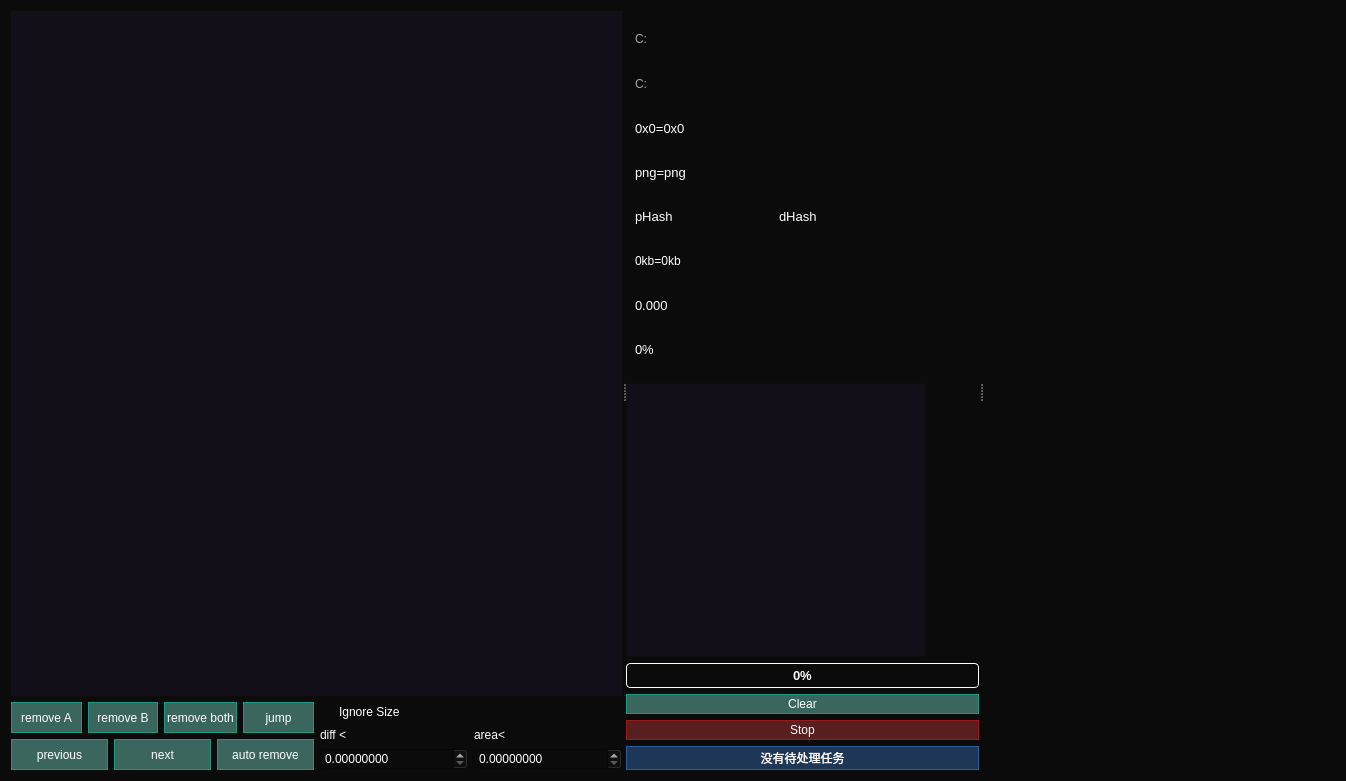
<?xml version="1.0" encoding="UTF-8"?>
<ui version="4.0">
 <class>ImageDeduplicateWindow</class>
 <widget class="QWidget" name="ImageDeduplicateWindow">
  <property name="geometry">
   <rect>
    <x>0</x>
    <y>0</y>
    <width>1346</width>
    <height>781</height>
   </rect>
  </property>
  <property name="windowTitle">
   <string>Form</string>
  </property>
  <property name="styleSheet">
   <string notr="true">/* 底色只挂在窗口自己身上,不再写成 QWidget{...}:
   面板(midWidget/sideWidget/info_widget)、QSplitter、QLabel 都不再自己画底,
   统一透出窗口底色 -&gt; A/B 提示色只要一条窗口规则就能整片生效,
   而且不会像裸声明那样把下面 QPushButton 的规则一起盖掉。 */
QWidget{
	background-color: rgb(11, 11, 11);
	color:white;
}
/* A/B 侧提示色:由 C++ 改动态属性 abSide(updateWindowTitleAndBackground),
   这里用属性筛选器匹配。注意 QSS 不会因属性变化自动重算,改完属性要 unpolish/polish。 */
QWidget#ImageDeduplicateWindow[abSide=&quot;A&quot;]{
	background-color: rgb(40, 40, 40);
}
QWidget#ImageDeduplicateWindow[abSide=&quot;B&quot;]{
	background-color: rgb(30, 30, 30);
}
/* 显示控件是自绘的(空图、图片留白边都是拿 palette().window() 填的),不吃上面的祖先规则,
   得单独给它一条;改属性时 C++ 里会一并 repolish(见 updateWindowTitleAndBackground)。 */
QWidget#img_display_widget{
	background-color: rgb(18, 15, 25);
}
QWidget#ImageDeduplicateWindow[abSide=&quot;A&quot;] QWidget#img_display_widget{
	background-color: rgb(40, 40, 40);
}
QWidget#ImageDeduplicateWindow[abSide=&quot;B&quot;] QWidget#img_display_widget{
	background-color: rgb(30, 30, 30);
}
QPushButton{
	color:white;
	background-color: rgb(59, 102, 93);
	border:1px solid rgb(26, 153, 132);
	padding: 2px 2px;
}
QPushButton:hover{
	background-color: rgb(85, 170, 127);
	border-color: qlineargradient(spread:pad, x1:0, y1:0, x2:1, y2:1, stop:0 rgba(0, 170, 0, 255), stop:1 rgba(165, 255, 69, 255));
}
QPushButton:disabled {
    color: rgb(160, 160, 160);
    background-color: rgb(65, 76, 73);
    border: 1px solid rgb(90, 105, 100);
}</string>
  </property>
  <layout class="QHBoxLayout" name="horizontalLayout_5">
   <item>
    <widget class="QSplitter" name="splitter">
     <property name="orientation">
      <enum>Qt::Orientation::Horizontal</enum>
     </property>
     <widget class="QWidget" name="midWidget" native="true">
      <layout class="QVBoxLayout" name="verticalLayout_2">
       <item>
        <widget class="DedupImageDisplayWidget" name="img_display_widget" native="true">
         <property name="sizePolicy">
          <sizepolicy hsizetype="Expanding" vsizetype="Expanding">
           <horstretch>0</horstretch>
           <verstretch>0</verstretch>
          </sizepolicy>
         </property>
        </widget>
       </item>
       <item>
        <layout class="QHBoxLayout" name="horizontalLayout_4">
         <item>
          <layout class="QVBoxLayout" name="verticalLayout_6">
           <item>
            <layout class="QHBoxLayout" name="horizontalLayout">
             <item>
              <widget class="QPushButton" name="btn_rm_a">
               <property name="sizePolicy">
                <sizepolicy hsizetype="Minimum" vsizetype="Minimum">
                 <horstretch>0</horstretch>
                 <verstretch>0</verstretch>
                </sizepolicy>
               </property>
               <property name="text">
                <string>remove A</string>
               </property>
              </widget>
             </item>
             <item>
              <widget class="QPushButton" name="btn_rm_b">
               <property name="sizePolicy">
                <sizepolicy hsizetype="Minimum" vsizetype="Minimum">
                 <horstretch>0</horstretch>
                 <verstretch>0</verstretch>
                </sizepolicy>
               </property>
               <property name="text">
                <string>remove B</string>
               </property>
              </widget>
             </item>
             <item>
              <widget class="QPushButton" name="btn_rm_both">
               <property name="sizePolicy">
                <sizepolicy hsizetype="Minimum" vsizetype="Minimum">
                 <horstretch>0</horstretch>
                 <verstretch>0</verstretch>
                </sizepolicy>
               </property>
               <property name="text">
                <string>remove both</string>
               </property>
              </widget>
             </item>
             <item>
              <widget class="QPushButton" name="btn_jmp">
               <property name="sizePolicy">
                <sizepolicy hsizetype="Minimum" vsizetype="Minimum">
                 <horstretch>0</horstretch>
                 <verstretch>0</verstretch>
                </sizepolicy>
               </property>
               <property name="text">
                <string>jump</string>
               </property>
              </widget>
             </item>
            </layout>
           </item>
           <item>
            <layout class="QHBoxLayout" name="horizontalLayout_2">
             <item>
              <widget class="QPushButton" name="btn_previous">
               <property name="sizePolicy">
                <sizepolicy hsizetype="Minimum" vsizetype="Minimum">
                 <horstretch>0</horstretch>
                 <verstretch>0</verstretch>
                </sizepolicy>
               </property>
               <property name="text">
                <string>previous</string>
               </property>
              </widget>
             </item>
             <item>
              <widget class="QPushButton" name="btn_next">
               <property name="sizePolicy">
                <sizepolicy hsizetype="Minimum" vsizetype="Preferred">
                 <horstretch>0</horstretch>
                 <verstretch>0</verstretch>
                </sizepolicy>
               </property>
               <property name="text">
                <string>next</string>
               </property>
              </widget>
             </item>
             <item>
              <widget class="QPushButton" name="btn_auto_rm">
               <property name="sizePolicy">
                <sizepolicy hsizetype="Minimum" vsizetype="Minimum">
                 <horstretch>0</horstretch>
                 <verstretch>0</verstretch>
                </sizepolicy>
               </property>
               <property name="text">
                <string>auto remove</string>
               </property>
              </widget>
             </item>
            </layout>
           </item>
          </layout>
         </item>
         <item>
          <layout class="QVBoxLayout" name="verticalLayout_5">
           <item>
            <layout class="QHBoxLayout" name="horizontalLayout_6">
             <item>
              <widget class="QCheckBox" name="cb_IgnoreSize">
               <property name="styleSheet">
                <string notr="true">color: rgb(255, 255, 255);</string>
               </property>
               <property name="toolTip">
                <string>像素完全相同(像素差异 == 0)的那些对,留哪一份由它决定。
folder deduplicate 的自动移动和 auto remove 按钮都按这个来。

不勾:按文件大小判,保留较小的那个 —— 较大的那份只可能
是多带了冗余信息或被重新编码过。

勾选:固定移除右侧 B(不再比较大小,也不看合集方向);
像素有差异的对照旧,只是允许移除比保留侧更大的文件。</string>
               </property>
               <property name="text">
                <string>Ignore Size</string>
               </property>
              </widget>
             </item>
            </layout>
           </item>
           <item>
            <layout class="QHBoxLayout" name="horizontalLayout_3">
             <item>
              <layout class="QVBoxLayout" name="verticalLayout_3">
               <item>
                <widget class="QLabel" name="label">
                 <property name="sizePolicy">
                  <sizepolicy hsizetype="Preferred" vsizetype="Fixed">
                   <horstretch>0</horstretch>
                   <verstretch>0</verstretch>
                  </sizepolicy>
                 </property>
                 <property name="styleSheet">
                  <string notr="true">color: rgb(255, 255, 255);</string>
                 </property>
                 <property name="text">
                  <string>diff &lt;</string>
                 </property>
                </widget>
               </item>
               <item>
                <widget class="QDoubleSpinBox" name="sb_pixdiff">
                 <property name="styleSheet">
                  <string notr="true">color: rgb(255, 255, 255);</string>
                 </property>
                 <property name="decimals">
                  <number>8</number>
                 </property>
                 <property name="minimum">
                  <double>0.000000000000000</double>
                 </property>
                 <property name="singleStep">
                  <double>1.000000000000000</double>
                 </property>
                </widget>
               </item>
              </layout>
             </item>
             <item>
              <layout class="QVBoxLayout" name="verticalLayout_4">
               <item>
                <widget class="QLabel" name="label_2">
                 <property name="sizePolicy">
                  <sizepolicy hsizetype="Preferred" vsizetype="Fixed">
                   <horstretch>0</horstretch>
                   <verstretch>0</verstretch>
                  </sizepolicy>
                 </property>
                 <property name="styleSheet">
                  <string notr="true">color: rgb(255, 255, 255);</string>
                 </property>
                 <property name="text">
                  <string>area&lt;</string>
                 </property>
                </widget>
               </item>
               <item>
                <widget class="QDoubleSpinBox" name="sb_area">
                 <property name="styleSheet">
                  <string notr="true">color: rgb(255, 255, 255);</string>
                 </property>
                 <property name="decimals">
                  <number>8</number>
                 </property>
                </widget>
               </item>
              </layout>
             </item>
            </layout>
           </item>
          </layout>
         </item>
        </layout>
       </item>
      </layout>
     </widget>
     <widget class="QWidget" name="sideWidget" native="true">
      <property name="styleSheet">
       <string notr="true"/>
      </property>
      <layout class="QVBoxLayout" name="verticalLayout" stretch="4,3,0,1,0">
       <item>
        <widget class="QWidget" name="info_widget" native="true">
         <property name="maximumSize">
          <size>
           <width>300</width>
           <height>16777215</height>
          </size>
         </property>
         <layout class="QVBoxLayout" name="verticalLayout_7">
          <item>
           <widget class="QLabel" name="lb_path_a">
            <property name="font">
             <font>
              <pointsize>9</pointsize>
             </font>
            </property>
            <property name="styleSheet">
             <string notr="true">QLabel {
    color: rgb(167, 167, 167);
}

QLabel:hover {
    color: rgb(0, 255, 0);
    text-decoration: underline;
}</string>
            </property>
            <property name="text">
             <string>C:</string>
            </property>
            <property name="wordWrap">
             <bool>true</bool>
            </property>
           </widget>
          </item>
          <item>
           <widget class="QLabel" name="lb_path_b">
            <property name="font">
             <font>
              <pointsize>9</pointsize>
             </font>
            </property>
            <property name="styleSheet">
             <string notr="true">QLabel {
    color: rgb(167, 167, 167);
}

QLabel:hover {
    color: rgb(0, 255, 0);
    text-decoration: underline;
}</string>
            </property>
            <property name="text">
             <string>C:</string>
            </property>
            <property name="wordWrap">
             <bool>true</bool>
            </property>
           </widget>
          </item>
          <item>
           <widget class="QLabel" name="lb_pixel">
            <property name="font">
             <font>
              <pointsize>10</pointsize>
              <bold>false</bold>
             </font>
            </property>
            <property name="styleSheet">
             <string notr="true">color: rgb(255, 255, 255);</string>
            </property>
            <property name="text">
             <string>0x0=0x0</string>
            </property>
           </widget>
          </item>
          <item>
           <widget class="QLabel" name="lb_fmt">
            <property name="font">
             <font>
              <pointsize>10</pointsize>
              <bold>false</bold>
             </font>
            </property>
            <property name="styleSheet">
             <string notr="true">color: rgb(255, 255, 255);</string>
            </property>
            <property name="text">
             <string>png=png</string>
            </property>
           </widget>
          </item>
          <item>
           <layout class="QHBoxLayout" name="horizontalLayout_7">
            <item>
             <widget class="QLabel" name="lb_phash">
              <property name="font">
               <font>
                <pointsize>10</pointsize>
                <bold>false</bold>
               </font>
              </property>
              <property name="styleSheet">
               <string notr="true">color: rgb(255, 255, 255);</string>
              </property>
              <property name="text">
               <string>pHash</string>
              </property>
             </widget>
            </item>
            <item>
             <widget class="QLabel" name="lb_dhash">
              <property name="font">
               <font>
                <pointsize>10</pointsize>
                <bold>false</bold>
               </font>
              </property>
              <property name="styleSheet">
               <string notr="true">color: rgb(255, 255, 255);</string>
              </property>
              <property name="text">
               <string>dHash</string>
              </property>
             </widget>
            </item>
           </layout>
          </item>
          <item>
           <widget class="QLabel" name="lb_size">
            <property name="font">
             <font>
              <pointsize>9</pointsize>
              <bold>false</bold>
             </font>
            </property>
            <property name="styleSheet">
             <string notr="true">color: rgb(255, 255, 255);</string>
            </property>
            <property name="text">
             <string>0kb=0kb</string>
            </property>
           </widget>
          </item>
          <item>
           <widget class="QLabel" name="lb_pix_diff">
            <property name="font">
             <font>
              <pointsize>10</pointsize>
              <bold>false</bold>
             </font>
            </property>
            <property name="styleSheet">
             <string notr="true">color: rgb(255, 255, 255);</string>
            </property>
            <property name="text">
             <string>0.000</string>
            </property>
           </widget>
          </item>
          <item>
           <widget class="QLabel" name="lb_diff_rate">
            <property name="font">
             <font>
              <pointsize>10</pointsize>
              <bold>false</bold>
             </font>
            </property>
            <property name="styleSheet">
             <string notr="true">color: rgb(255, 255, 255);</string>
            </property>
            <property name="text">
             <string>0%</string>
            </property>
           </widget>
          </item>
         </layout>
        </widget>
       </item>
       <item>
        <widget class="QPlainTextEdit" name="pte_log">
         <property name="sizePolicy">
          <sizepolicy hsizetype="Preferred" vsizetype="Preferred">
           <horstretch>0</horstretch>
           <verstretch>0</verstretch>
          </sizepolicy>
         </property>
         <property name="maximumSize">
          <size>
           <width>300</width>
           <height>16777215</height>
          </size>
         </property>
         <property name="styleSheet">
          <string notr="true">color: rgb(255, 255, 255);
background-color: rgb(18, 15, 25);</string>
         </property>
        </widget>
       </item>
       <item>
        <widget class="QProgressBar" name="progressBar">
         <property name="styleSheet">
          <string notr="true">QProgressBar {
    border: 1px solid white;
    border-radius: 4px;
    background-color: transparent;
    color: white;
    font-size: 13px;
    font-weight: bold;
    text-align: center;
}
QProgressBar::chunk {
    background-color: #238a66;
}
QProgressBar[state=&quot;pix_diff_caculating&quot;]{
    background-color: #238a66;
}
QProgressBar[state=&quot;pix_diff_caculating&quot;]::chunk{
    background-color: #91b01f;
}</string>
         </property>
         <property name="value">
          <number>0</number>
         </property>
        </widget>
       </item>
       <item>
        <widget class="QPushButton" name="btn_clear">
         <property name="enabled">
          <bool>true</bool>
         </property>
         <property name="sizePolicy">
          <sizepolicy hsizetype="Preferred" vsizetype="Fixed">
           <horstretch>0</horstretch>
           <verstretch>0</verstretch>
          </sizepolicy>
         </property>
         <property name="minimumSize">
          <size>
           <width>0</width>
           <height>0</height>
          </size>
         </property>
         <property name="text">
          <string>Clear</string>
         </property>
        </widget>
       </item>
       <item>
        <widget class="QPushButton" name="btn_stop">
         <property name="sizePolicy">
          <sizepolicy hsizetype="Preferred" vsizetype="Fixed">
           <horstretch>0</horstretch>
           <verstretch>0</verstretch>
          </sizepolicy>
         </property>
         <property name="minimumSize">
          <size>
           <width>0</width>
           <height>0</height>
          </size>
         </property>
         <property name="styleSheet">
          <string notr="true">QPushButton{
    color:white;
    background-color: rgb(87, 31, 31);
    border:1px solid rgb(153, 26, 26);
	padding: 2px 2px;
}

QPushButton:hover{
    background-color: rgb(164, 36, 36);
    border-color: red;
}</string>
         </property>
         <property name="text">
          <string>Stop</string>
         </property>
        </widget>
       </item>
       <item>
        <widget class="QPushButton" name="btn_next_task">
         <property name="sizePolicy">
          <sizepolicy hsizetype="Preferred" vsizetype="Fixed">
           <horstretch>0</horstretch>
           <verstretch>0</verstretch>
          </sizepolicy>
         </property>
         <property name="minimumSize">
          <size>
           <width>0</width>
           <height>0</height>
          </size>
         </property>
         <property name="styleSheet">
          <string notr="true">QPushButton{
    color:white;
    background-color: rgb(31, 55, 87);
    border:1px solid rgb(46, 92, 153);
    padding: 2px 2px;
}

QPushButton:hover{
    background-color: rgb(43, 79, 124);
    border-color: rgb(90, 150, 220);
}

QPushButton:disabled{
    color: rgb(140, 140, 140);
    background-color: rgb(48, 48, 48);
    border-color: rgb(80, 80, 80);
}</string>
         </property>
         <property name="text">
          <string>没有待处理任务</string>
         </property>
        </widget>
       </item>
      </layout>
     </widget>
     <widget class="DuplicatePairListView" name="pair_list_view">
      <property name="styleSheet">
       <string notr="true">QListView {
    background: transparent;
    color: white;
}

QListView::item:hover {
    background: #261f38;
}

QListView::item:selected {
    background: #1e7d5d;
}

QListView::item:selected:hover {
    background: #23b483;
}

QScrollBar:vertical {
    width: 10px;
    background: transparent;
}

QScrollBar::handle:vertical {
    background: rgb(59, 102, 93);
    min-height: 20px;
}

QScrollBar::add-line:vertical,
QScrollBar::sub-line:vertical {
    height: 0px;
}

QScrollBar::add-page:vertical,
QScrollBar::sub-page:vertical {
    background: transparent;
}

QScrollBar:horizontal {
    height: 10px;
    background: transparent;
}

QScrollBar::handle:horizontal {
    background: rgb(59, 102, 93);
    min-width: 20px;
}

QScrollBar::add-line:horizontal,
QScrollBar::sub-line:horizontal {
    width: 0px;
}

QScrollBar::add-page:horizontal,
QScrollBar::sub-page:horizontal {
    background: transparent;
}
QMenu {
    background-color: #000000;
    color: #cacaca;
    border: 1px solid #383838;
    border-radius: 2px;
    padding: 2px;
}

QMenu::item {
    padding: 8px 28px;
    border-radius: 4px;
    background-color: transparent;
}

QMenu::item:selected {
    background-color: #202538;
    color: white;
}

QMenu::item:disabled {
    color: #777D89;
}

QMenu::separator {
    height: 1px;
    background-color: #414550;
    margin: 5px 8px;
}</string>
      </property>
     </widget>
    </widget>
   </item>
  </layout>
 </widget>
 <customwidgets>
  <customwidget>
   <class>DedupImageDisplayWidget</class>
   <extends>QWidget</extends>
   <header>DedupImageDisplayWidget.h</header>
   <container>1</container>
  </customwidget>
  <customwidget>
   <class>DuplicatePairListView</class>
   <extends>QListView</extends>
   <header>duplicatepairlistview.h</header>
  </customwidget>
 </customwidgets>
 <resources/>
 <connections/>
</ui>
